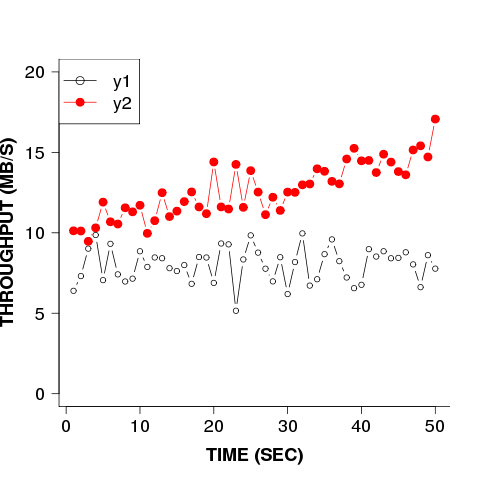

Here is the R script that generated this plot:
#!/usr/bin/Rscript

# EXAMPLE CODE FOR DRAWING A LINE PLOT IN R
# 2 February 2008
# ~~~~~~~~~~~~~~~~~~~~~~~~~~~~~~~~~~~~~~~~~~~~~

rm(list = ls())      # Clear all variables
graphics.off()    # Close graphics windows

prefix = "example"
#png("example.png")
#postscript("example.eps")

# cex
fontsize = 1.5

# Generate sample time series data
ti = 1:50                                   # Generate 50 sample time steps
y1 = 8 + rnorm(50)                          # Generate 50 stochastic data points for time series y1
y2 = seq(10,15,length.out=50) + rnorm(50)   # Generate 50 stochastic data points for time series y2
y3 = seq(80,110,length.out=50) + rnorm(50)  # Generate 50 stochastic data points for time series y3

# Plot the y1 data
#par(oma=c(2,2,2,4))               # Set outer margin areas (only necessary in order to plot extra y-axis)
#par(oma=c(0,0,0,0))
# c(bottom,left,top,right)
par(mar=c(5,5,0,0))
#par(mar=c(5,5,1,1))

genplot <- function (type) {
        if(type == "png") {
                #type(paste0(prefix, sep = ".", type))
                png(paste0(prefix, ".png"))
        } else if (type == "pdf") {
                pdf(paste0(prefix, ".pdf"))
        } else if (type == "eps") {
                #png("aapl.png")
                #postscript(paste0(prefix, ".eps"), res = resolution)
                postscript(paste0(prefix, ".eps"))
        } else if (type == "emf") {
		require(devEMF)
                #postscript("aapl.eps")
                emf(paste0(prefix, ".emf"))
                #emf('aapl.emf')
        }

plot(ti, y1,                      # Data to plot - x, y
     type="b",                    # Plot lines and points. Use "p" for points only, "l" for lines only
#     main="Time series plot",     # Main title for the plot
     xlab="TIME (SEC)",                 # Label for the x-axis
     ylab="THROUGHPUT (MB/S)",   # Label for the y-axis
     font.lab=2,                  # Font to use for the axis labels: 1=plain text, 2=bold, 3=italic, 4=bold italic
#     cex = 2,
     cex.axis = fontsize,
     cex.lab = fontsize,
     ylim=c(0,20),                # Range for the y-axis; "xlim" does same for x-axis
     xaxp=c(0,50,5),              # X-axis min, max and number of intervals; "yaxp" does same for y-axis
     bty="l",                     # Box around plot to contain only left and lower lines
     las = 1			  # labels are parallel (=0) or perpendicular(=2) to axis, 1 for x-axis = 0 and y-axis = 1
)

# Add y2 data to the same plot
points(ti, y2,
       type="b",                  # Plot lines and points
       lty=1,                     # Line type: 0=blank, 1=solid, 2=dashed, 3=dotted, 4=dotdash, 5=longdash, 6=twodash
       lwd=1,                     # Line width
       cex = fontsize,
       pch=19,                    # Point type: pch=19 - solid circle, pch=20 - bullet (smaller circle), pch=21 - circle, pch=22 - square, pch=23 - diamond, pch=24 - triangle point-up, pch=25 - triangle point down.
       col="red")                 # Color of the plotted data

#axis(side = 2, las = 1)

# Add y3 data to the same plot, but on a different axis
#par(new=T,                        # The next high-level plotting command (actually plot.new) should not clean the frame before drawing ìas if it was on a new deviceî.
#    oma=c(2,2,2,4))               # Increase the size of the outer margins to accomodate second y axis

#plot(ti, y3,
#       yaxt="n",                  # Do not plot the y-axis
#       ylab="",                   # Do not plot the y-axis label
#       xlab="",                   # Do not plot the x-axis label
#       type="b",                  # Plot lines and points
#       lty=1,                     # Line type: 0=blank, 1=solid, 2=dashed, 3=dotted, 4=dotdash, 5=longdash, 6=twodash
#       lwd=1,                     # Line width
#       pch=19,                    # Point type: pch=19 - solid circle, pch=20 - bullet (smaller circle), pch=21 - circle, pch=22 - square, pch=23 - diamond, pch=24 - triangle point-up, pch=25 - triangle point down.
#       col="blue")                # Color of the plotted data

#axis(4,                           # Add a second axis: 1=below, 2=left, 3=above and 4=right
#    pretty(range(y3),10))         # Intervals for the second y-axis

#mtext("Response (y3)",            # Add second y-axis label
#      side=4,                     # Add to right hand side of plot
#      line=3,                     # Add to line 3 from the margin
#      font=2)                     # Print label in bold

# Add a legend to the plot
legend("topleft",                       # x-y coordinates for location of the legend
       legend=c("y1", "y2"),      # Legend labels
       col=c("black", "red"),   # Color of points or lines
       pch=c(21,19),                 # Point type
       lty=c(1,1),                    # Line type
       lwd=c(1,1),                    # Line width
       cex = fontsize
      # title="Time series"             # Legend title
)

# For further information and options see help on:
# "plot" - plot function
# "par" - graphical parameters
# "axis" - adding axes to a plot
# "legend" - adding a legend to a graph

# Tufte tip:
# Minimize the non-data clutter in labels, axes etc.
}

genplot("png")
genplot("pdf")
genplot("emf")

